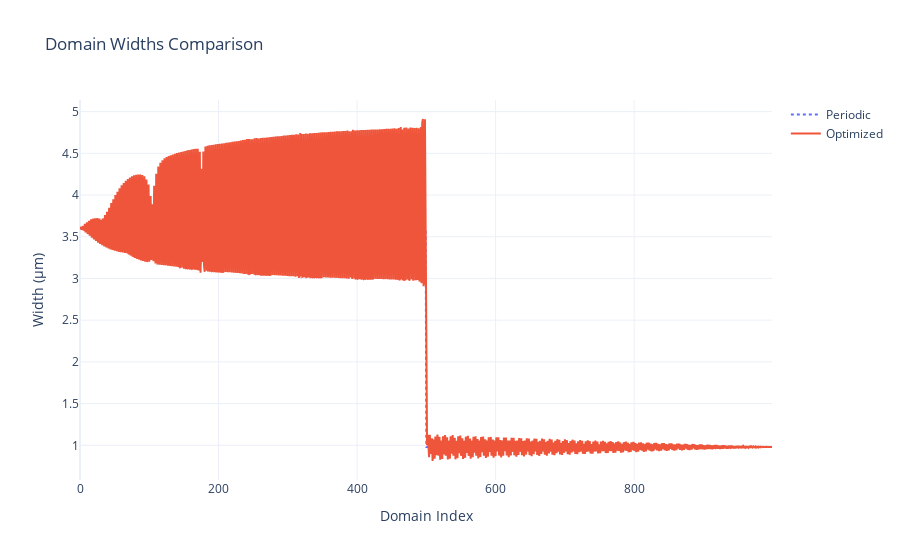

Source (notebook cell):
### Code cell
def plot_domain_widths(optimized_widths: jax.Array, periodic_widths: jax.Array) -> None:
    """Plots the domain widths before and after optimization."""
    fig = go.Figure()
    fig.add_trace(go.Scatter(y=periodic_widths, mode="lines", name="Periodic", line={"dash": "dot"}))
    fig.add_trace(go.Scatter(y=optimized_widths, mode="lines", name="Optimized"))
    fig.update_layout(
        title_text="Domain Widths Comparison",
        xaxis_title="Domain Index",
        yaxis_title="Width (μm)",
        template="plotly_white",
    )
    fig.show()


plot_domain_widths(widths, widths_thg)

### Figure 1 — Plotly figure (JSON) as saved in the notebook; plotly's stock layout.template omitted (floating-point values rounded to 4 significant figures; data arrays with more than 128 entries replaced by an {"elided": "..."} marker saying what was removed)
{"data": [{"line": {"dash": "dot"}, "mode": "lines", "name": "Periodic", "type": "scatter", "y": {"elided": "1000 float values"}}, {"mode": "lines", "name": "Optimized", "type": "scatter", "y": {"elided": "1000 float values"}}], "layout": {"title": {"text": "Domain Widths Comparison"}, "xaxis": {"title": {"text": "Domain Index"}}, "yaxis": {"title": {"text": "Width (μm)"}}}}
